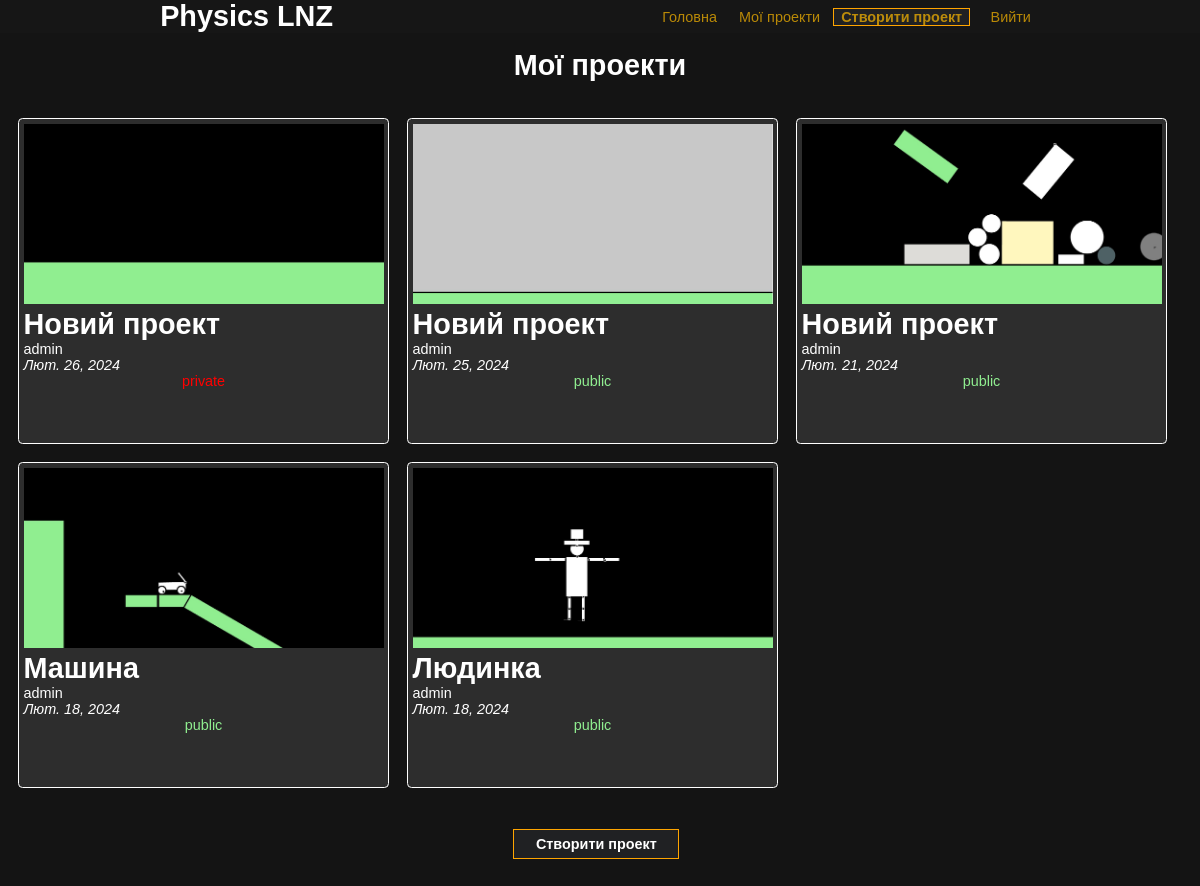
The page /my_projects/ (signed in) on the database its author committed.
### physics/models.py (models this page shows, shortened)
class Project(models.Model):
    user = models.ForeignKey(User, on_delete=models.CASCADE, default=1, related_name='+')
    name = models.CharField("Name of project", max_length = 30)
    data = models.TextField("Data of project", default = "")
    privacy = models.CharField("Privacy", max_length = 40, default="public")
    world_settings_data = models.TextField("World settings data", default = "")
    preview = models.ImageField("Preview of project", upload_to="previews/", default="default-preview.jpg")
    creation_date = models.DateField("Creation date", default = timezone.now())

### physics/views.py (the view)
# urls.py: path("my_projects/", views.my_projects, name="my_projects"),
def my_projects(request):
    if request.user.is_authenticated:
        projects = Project.objects.filter(user = request.user).order_by("-creation_date")
    else:
        projects = None
    return render(request, 'physics/my_projects.html', {'projects': projects})

### templates/physics/my_projects.html (shortened to what this page needs)
{% extends 'base.html' %}
{% load static %}
{% block content %}
    {% if projects %}
    <center>
        <br>
        <h1>Мої проекти</h1>
        <div class="projects">
            {% for project in projects %}
                <a href="{% url 'physics:project' project.id %}" class="project">
                    <div>
                        <div class="logo" style="background-image: url('{{project.preview.url}}')"></div>
                        <h1 style="text-align: left;">{{project.name}}</h1>
                        <p style="text-align:left;">{{project.user.username}}</p>
                        <p style="text-align:left;"><em>{{project.creation_date}}</em></p>
                        {% if project.privacy == "public" %}
                        <p style="color: lightgreen;">{{project.privacy}}</p>
                        {% else %}
                        <p style="color: red;">{{project.privacy}}</p>
                        {% endif %}
                    </div>
                </a>
            {% endfor %}
        </div>
    </center>
    {% endif %}
    <center>
        <br>
        <br>
        <br>
        <a href="{% url 'physics:create_project' %}" class="button">Створити проект</a>
    </center>
{% endblock %}

### static/css/style.css (style rules this page uses)
* { margin: 0px; padding: 0px; }
body { background-color: #141414; color: white; font-family: 'Trebuchet MS', sans-serif; zoom: 90%; }
.projects { display: flex; flex-wrap: wrap; margin-top: 20px; width: 70%; }
.project { width: 30%; margin-left: 20px; display: block; color: rgb(255, 255, 255); text-decoration: none; transition: .1s; border: 1px solid rgb(255, 255, 255); padding: 5px; background: #2d2d2d; border-radius: 5px; margin-top: 20px; min-height: 350px; }
.project > div > .logo { display: block; width: 100%; height: 200px; margin-bottom: 5px; background-position: center; background-size: cover; background-repeat: no-repeat; }
h1 { text-align: center; }
.button { padding: 8px 30px; font-size: 20px; color: white; font-weight: bold; border: 2px solid orange; background: #202123; margin-right: 10px; zoom: 80%; width: 100%; margin-bottom: 10px; text-decoration:none; }
@media screen and (max-width: 1200px) { .projects { width: 100%; } }

### rows shown on the page
Project: preview (picture), name "Новий проект", user.username "admin", creation_date "Лют. 26, 2024", privacy "private"
Project: preview (placeholder picture), name "Новий проект", user.username "admin", creation_date "Лют. 25, 2024", privacy "public"
Project: preview (picture), name "Новий проект", user.username "admin", creation_date "Лют. 21, 2024", privacy "public"
Project: preview (picture), name "Машина", user.username "admin", creation_date "Лют. 18, 2024", privacy "public"
Project: preview (picture), name "Людинка", user.username "admin", creation_date "Лют. 18, 2024", privacy "public"
